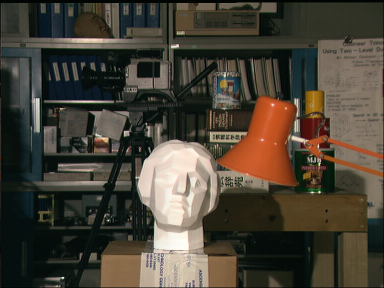
#> input picture TSUKUBA_LEFT.png, 384 x 288 px
$ python 14-1.py   (older library calls are emulated)
#> lines starting #> are read from the running program, lines starting #| are printed output that depends on the picture
import cv2
import os
import numpy as np

imgL = cv2.imread(os.path.dirname(os.path.abspath(__file__))+"/TSUKUBA_LEFT.png",0)
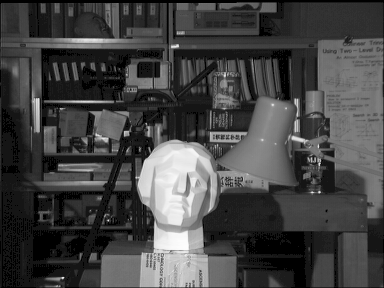
#> imgL: shape (288, 384); min 0, max 253, mean 68.4
imgR = cv2.imread(os.path.dirname(os.path.abspath(__file__))+"/TSUKUBA_RIGHT.png",0)
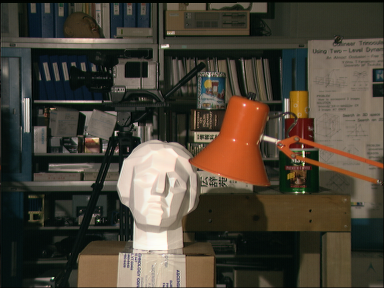
#> input picture TSUKUBA_RIGHT.png, 384 x 288 px
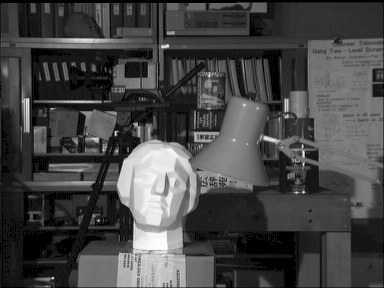
#> imgR: shape (288, 384); min 0, max 253, mean 69.5

stereo = cv2.StereoBM_create(numDisparities=32, blockSize=15)###  Stereo matching using the Block Matching method (numDisparities=32, blockSize=15)  ###
disp = stereo.compute(imgL, imgR)
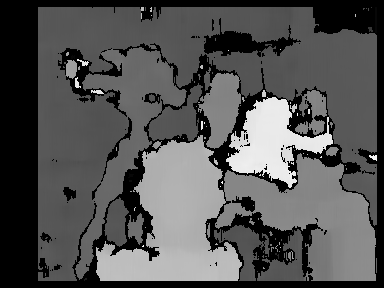
#> disp: shape (288, 384) int16; min -16, max 496, mean 152.5; drawn with min black and max white

result = np.uint8(np.array(disp) )
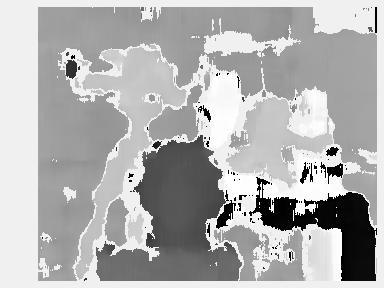
#> result: shape (288, 384); min 0, max 255, mean 176.2
###  Define the uint8 array result filled by zeros as same size as disp  ###
#normalizedImg= np.zeros((800, 800))
result = cv2.normalize(disp, None, np.min(disp), np.max(disp), norm_type = cv2.NORM_MINMAX,dtype = cv2.CV_8U)
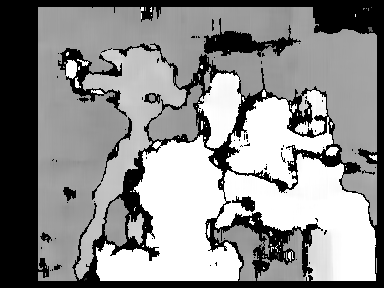
#> result: shape (288, 384); min 0, max 255, mean 138.8
###  Normalize disp image to range [min of disp, max of disp] & convert image type to uint8 using cv2.normalize function  ###

cv2.imshow("disp", result)
cv2.waitKey(0)
cv2.destroyAllWindows()
